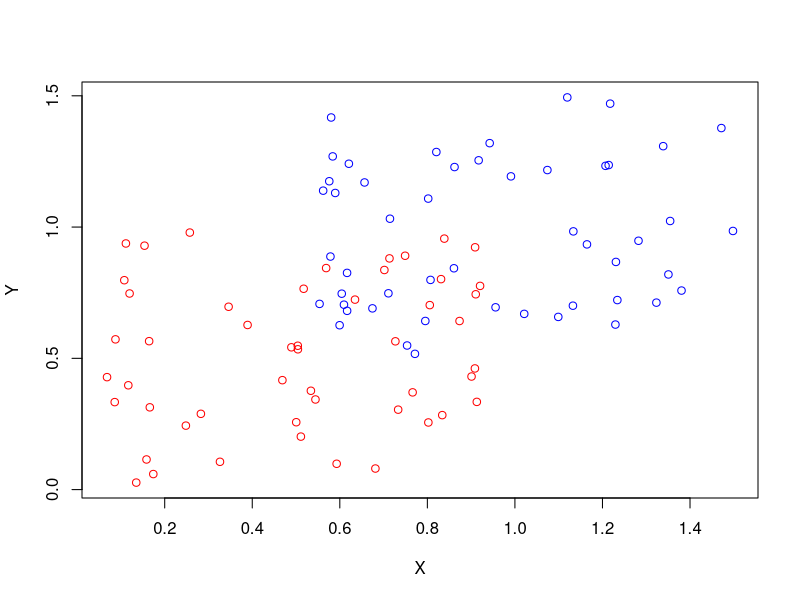
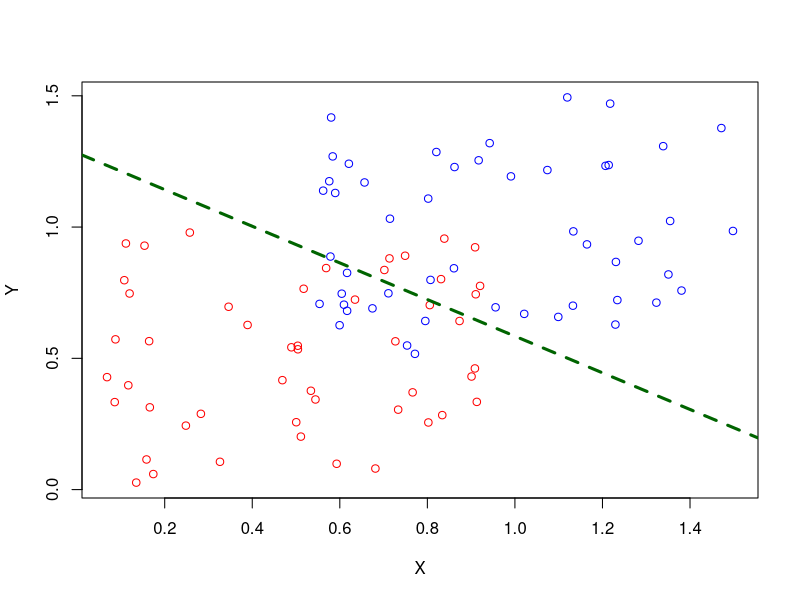

Write R code to recreate these figures, in order.
## ---- chunk 1
N = 50 # total number of data points each group
x_offset = 0.5 # group separation on x axis
y_offset = 0.5 # group separation on y axis
## ---- chunk 2
g1_x = runif(N, min = 0, max = 1)
g1_y = runif(N, min = 0, max = 1)

g2_x = runif(N, min = 0+x_offset, max = 1+x_offset)
g2_y = runif(N, min = 0+y_offset, max = 1+y_offset)

g_x = c(g1_x, g2_x)
g_y = c(g1_y, g2_y)
group = c(rep(-1,N), rep(1,N))

print(g_x)
print(g_y)
print(group)
## ---- chunk 3
plot(g_x, g_y, type='n', xlab='X', ylab='Y')
points(g1_x, g1_y, col='red')
points(g2_x, g2_y, col='blue')

## ---- chunk 4

w0 = 0.1 # initial weitht
w1 = 0.2 # initial weight
w2 = 0.3 # initial weitht

M = 15            # number of epochs to run
eta = 0.005       # learning rate
th = 0.9          # threshold to stop
verbose = F   # whether detailed weight update info is printed
## ---- chunk 5
for (i in 1:M){
    print(paste('Epoch starts: ', i))
    
    ## We reshuffle the order of the datapoint for each epoch.
    index = 1:(2*N)
    index = sample(index)
    
    for (j in index){
        y_j = w0 + w1*g_x[j] + w2*g_y[j]
        if (y_j >= 0){
            pred_j = 1
        }else{
            pred_j = -1}
        
        w0 = w0 + eta*(group[j] - pred_j)*1.0
        w1 = w1 + eta*(group[j] - pred_j)*g_x[j]
        w2 = w2 + eta*(group[j] - pred_j)*g_y[j]
        if (verbose == T){
            print(paste('  -> updating data point ', j, ' : '))
            print(paste('     -> w0: ' ,w0))
            print(paste('     -> w0: ' ,w1))
            print(paste('     -> w0: ' ,w2))
        }
    }  
    y_all = w0 + w1*g_x + w2*g_y
    y_pred = y_all
    y_pred[y_all >= 0] = 1
    y_pred[y_all< 0] = -1
    
    acc = sum(y_pred == group)/length(group)
    print(paste('Epoch ends: ', i, ' WITH accuracy: ', acc))
    if (acc >= th){
      break
    }
}        

## ---- chunk 6
y_all = w0 + w1*g_x + w2*g_y
print(y_all)

y_pred = y_all
y_pred[y_all >= 0] = 1
y_pred[y_all< 0] = -1

print(y_pred)

acc = sum(y_pred == group)/length(group)
print(acc)
## ---- chunk 7
plot(g_x, g_y, type='n', xlab='X', ylab='Y')
points(g1_x, g1_y, col='red')
points(g2_x, g2_y, col='blue')
abline(a = -1.0*w0/w2, b = -1.0*w1/w2, col='dark green', lwd=3, lty=2)
